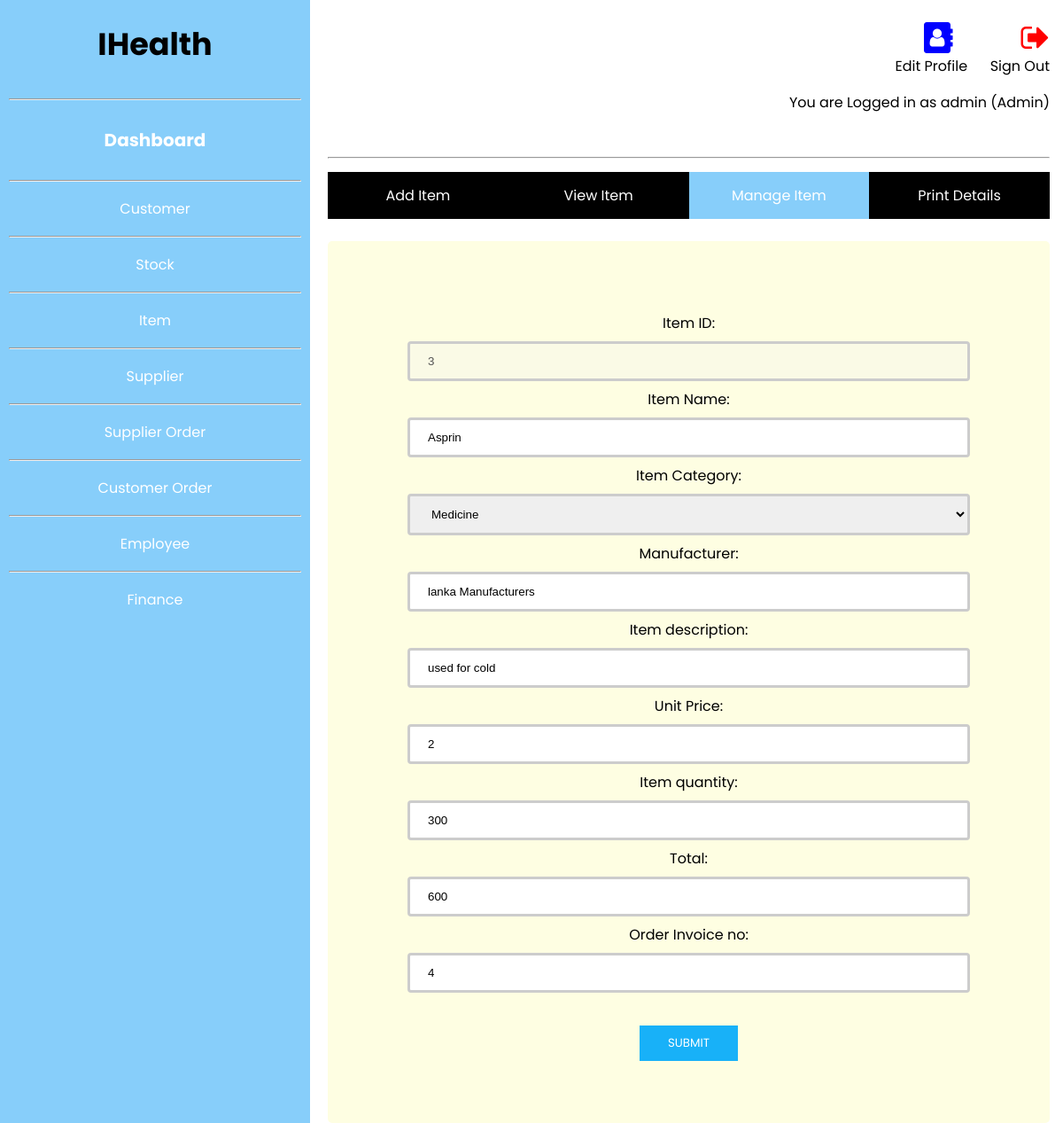
The app's page /src/Item/updated.php?id=3 (signed in) with its own data.
### tables this page shows
CREATE TABLE `items` (
  `id` int(11) NOT NULL,
  `itemname` text NOT NULL,
  `category` text NOT NULL,
  `manufacturer` text NOT NULL,
  `ides` text NOT NULL,
  `unit` text NOT NULL,
  `price` int(11) NOT NULL,
  `iquantity` int(11) NOT NULL,
  `total` int(11) NOT NULL,
  `invoice` text NOT NULL,
  `adminid` int(11) NOT NULL
);

### src/Item/updated.php (the view, shortened to what this page needs)
<?php
include_once '../../config/connection.php';
$result = mysqli_query($conn,"SELECT * FROM items WHERE id='" . $_GET['id'] . "'");
$row= mysqli_fetch_array($result);
?>
<html>
<head>
<link rel="stylesheet" href="https://cdnjs.cloudflare.com/ajax/libs/font-awesome/4.7.0/css/font-awesome.min.css">
<link rel="stylesheet" href="css/View.css">
</head>
<body>
<?php include('../../public/includes/header.php')?>
  	<br>
  	<div class="row" style="margin-top: -18px;">
	<div class="navbar">
  		<ul>
		  <li><a href="AddItemDetails.php">Add Item</a></li>
		  <li><a href="ViewItem.php">View Item</a></li>
		  <li><a class="active" href="ManageItem.php">Manage Item</a></li>
		  <li><a href="PrintDetails.php">Print Details</a></li>
		</ul>
		</div>
  	</div>
  	<br>
  	<div class="row form1">
  		<br>
  		<form name="frmUser" method="post" action="">
		<div style="padding-bottom:5px;">
		</div>
		Item ID: <br>
		<input type="text" name="id" style="width:635px" disabled value="<?php echo $row['id']; ?>">
		<br>
		Item Name: <br>
		<input type="text" name="itemname" style="width:635px" class="txtField" value="<?php echo $row['itemname']; ?>">
		<br>
		Item Category:<br>
		<select id="category" style="width:635px" name="category">
			<option value="<?php echo $row['category']; ?>">Medicine</option>
		</select>
		<br>
		Manufacturer:<br>
		<input type="text" name="manufacturer" style="width:635px" class="txtField" value="<?php echo $row['manufacturer']; ?>">
		<br>
		Item description:<br>
		<input type="text" name="ides" style="width:635px" class="txtField" value="<?php echo $row['ides']; ?>">
		<br>
		Unit Price:<br>
		<input type="float" name="price" pattern="[0-9]+" class="txtField" style="width:635px;height:45px;border:3px solid #ccc;border-radius: 4px; padding: 12px 20px;
  margin: 8px 0;" value="<?php echo $row['price']; ?>">
		<br>
		Item quantity:<br>
		<input type="number" name="iquantity" min="1" class="txtField" style="width:635px;height:45px;border:3px solid #ccc;border-radius: 4px; padding: 12px 20px;
  margin: 8px 0;" value="<?php echo $row['iquantity']; ?>">
		<br>
		Total:<br>
		<input type="float" name="total" class="txtField" style="width:635px;height:45px;border:3px solid #ccc;border-radius: 4px; padding: 12px 20px;
  margin: 8px 0;" value="<?php echo $row['total']; ?>">
		<br>
		Order Invoice no:<br>
		<input type="text" name="invoice"style="width:635px"  class="txtField" value="<?php echo $row['invoice']; ?>">
		<br>
		<br>
		<input type="submit" name="submit" value="Submit" class="buttom">
	</form>
  	</div>
</div>
</body>
</html>

### public/css/View.css (style rules this page uses)
* { box-sizing: border-box; }
body { margin: 0; font-family: 'Poppins', sans-serif; }
input[type=text], select { width: 50%; padding: 12px 20px; margin: 8px 0; display: inline-block; border: 3px solid #ccc; border-radius: 4px; box-sizing: border-box; }
input[type=submit] { background-color: #18b1f8; border: none; color: white; padding: 10px 32px; text-decoration: none; margin: 4px 2px; font-family: 'Poppins', sans-serif; text-transform: uppercase; cursor: pointer; }
.form1 { border-radius: 5px; background-color: #fefee2; padding: 50px; }
.navbar { width: 100%; overflow: auto; }
ul { list-style-type: none; margin: 0; padding: 0; overflow: hidden; background-color: #000000; }
li { float: left; width:25%; }
li a { display: block; color: white; text-align: center; padding: 14px 16px; text-decoration: none; }
.active { background-color: #87CEFA; }

### records on screen
items: id "3", itemname "Asprin", manufacturer "lanka Manufacturers", ides "used for cold", price "2", iquantity "300", total "600", invoice "4"

### other values on screen
$_SESSION['name'] "admin"
